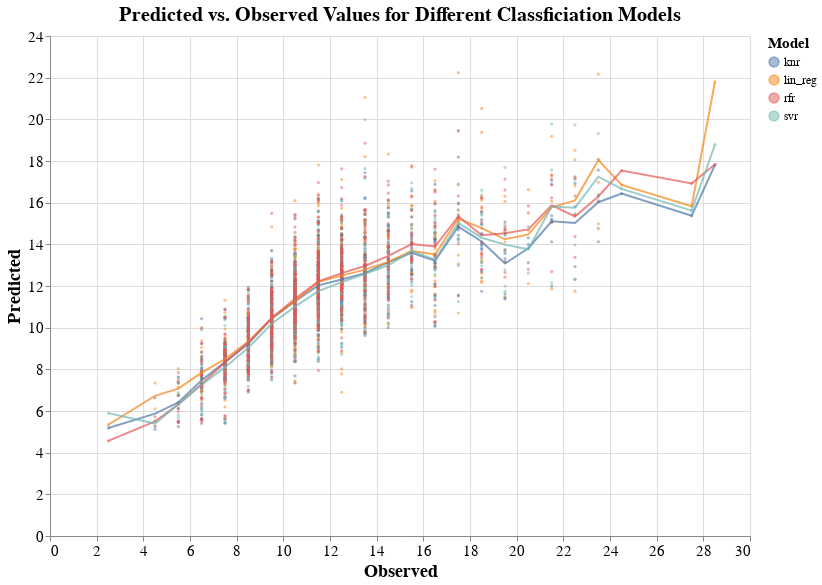

Notebook code cell kept with this figure:
### Code cell
c1 = alt.Chart(results).mark_circle(size = 10, opacity = 0.5).encode(
    alt.X('observed:Q', title = 'Observed'),
    alt.Y('predicted:Q', title = 'Predicted'),
    alt.Color('model', legend = alt.Legend(title = 'Model', titleFontSize = 15, labelFontSize = 12))
)

c2 = alt.Chart(results_avg).mark_line(size = 2, opacity = 0.7).encode(
    alt.X('observed:Q'),
    alt.Y('predicted:Q'),
    alt.Color('model', legend = alt.Legend(title = 'Model', titleFontSize = 15, labelFontSize = 12))
)

(c1 + c2
).properties(height = 500, width = 700, 
                     title = "Predicted vs. Observed Values for Different Classficiation Models"
).configure_axis(
    labelFontSize=15, titleFontSize=18
).configure_title(
    fontSize=20
)

### Figure 1 — Vega-Lite specification as saved in the notebook (floating-point values rounded to 4 significant figures; data arrays with more than 128 entries replaced by an {"elided": "..."} marker saying what was removed)
{"$schema": "https://vega.github.io/schema/vega-lite/v3.4.0.json", "config": {"axis": {"labelFontSize": 15, "titleFontSize": 18}, "mark": {"tooltip": null}, "title": {"fontSize": 20}, "view": {"height": 300, "width": 400}}, "datasets": {"data-133b5c66807dc153560cb7016f9f21c3": {"elided": "3344 records"}, "data-3ad2bfce37f8f944601dc2fceccf28de": [{"model": "knr", "observed": 2.5, "predicted": 5.188}, {"model": "lin_reg", "observed": 2.5, "predicted": 5.339}, {"model": "rfr", "observed": 2.5, "predicted": 4.567}, {"model": "svr", "observed": 2.5, "predicted": 5.898}, {"model": "knr", "observed": 4.5, "predicted": 5.875}, {"model": "lin_reg", "observed": 4.5, "predicted": 6.727}, {"model": "rfr", "observed": 4.5, "predicted": 5.506}, {"model": "svr", "observed": 4.5, "predicted": 5.396}, {"model": "knr", "observed": 5.5, "predicted": 6.411}, {"model": "lin_reg", "observed": 5.5, "predicted": 7.074}, {"model": "rfr", "observed": 5.5, "predicted": 6.308}, {"model": "svr", "observed": 5.5, "predicted": 6.33}, {"model": "knr", "observed": 6.5, "predicted": 7.474}, {"model": "lin_reg", "observed": 6.5, "predicted": 7.841}, {"model": "rfr", "observed": 6.5, "predicted": 7.3}, {"model": "svr", "observed": 6.5, "predicted": 7.255}, {"model": "knr", "observed": 7.5, "predicted": 8.344}, {"model": "lin_reg", "observed": 7.5, "predicted": 8.496}, {"model": "rfr", "observed": 7.5, "predicted": 8.338}, {"model": "svr", "observed": 7.5, "predicted": 8.104}, {"model": "knr", "observed": 8.5, "predicted": 9.224}, {"model": "lin_reg", "observed": 8.5, "predicted": 9.328}, {"model": "rfr", "observed": 8.5, "predicted": 9.295}, {"model": "svr", "observed": 8.5, "predicted": 9.034}, {"model": "knr", "observed": 9.5, "predicted": 10.43}, {"model": "lin_reg", "observed": 9.5, "predicted": 10.45}, {"model": "rfr", "observed": 9.5, "predicted": 10.46}, {"model": "svr", "observed": 9.5, "predicted": 10.19}, {"model": "knr", "observed": 10.5, "predicted": 11.28}, {"model": "lin_reg", "observed": 10.5, "predicted": 11.27}, {"model": "rfr", "observed": 10.5, "predicted": 11.38}, {"model": "svr", "observed": 10.5, "predicted": 11.01}, {"model": "knr", "observed": 11.5, "predicted": 12.03}, {"model": "lin_reg", "observed": 11.5, "predicted": 12.2}, {"model": "rfr", "observed": 11.5, "predicted": 12.22}, {"model": "svr", "observed": 11.5, "predicted": 11.76}, {"model": "knr", "observed": 12.5, "predicted": 12.31}, {"model": "lin_reg", "observed": 12.5, "predicted": 12.5}, {"model": "rfr", "observed": 12.5, "predicted": 12.62}, {"model": "svr", "observed": 12.5, "predicted": 12.18}, {"model": "knr", "observed": 13.5, "predicted": 12.61}, {"model": "lin_reg", "observed": 13.5, "predicted": 12.79}, {"model": "rfr", "observed": 13.5, "predicted": 12.96}, {"model": "svr", "observed": 13.5, "predicted": 12.58}, {"model": "knr", "observed": 14.5, "predicted": 13.15}, {"model": "lin_reg", "observed": 14.5, "predicted": 13.16}, {"model": "rfr", "observed": 14.5, "predicted": 13.45}, {"model": "svr", "observed": 14.5, "predicted": 13.0}, {"model": "knr", "observed": 15.5, "predicted": 13.6}, {"model": "lin_reg", "observed": 15.5, "predicted": 13.68}, {"model": "rfr", "observed": 15.5, "predicted": 14.01}, {"model": "svr", "observed": 15.5, "predicted": 13.67}, {"model": "knr", "observed": 16.5, "predicted": 13.21}, {"model": "lin_reg", "observed": 16.5, "predicted": 13.51}, {"model": "rfr", "observed": 16.5, "predicted": 13.89}, {"model": "svr", "observed": 16.5, "predicted": 13.26}, {"model": "knr", "observed": 17.5, "predicted": 14.85}, {"model": "lin_reg", "observed": 17.5, "predicted": 15.23}, {"model": "rfr", "observed": 17.5, "predicted": 15.35}, {"model": "svr", "observed": 17.5, "predicted": 15.03}, {"model": "knr", "observed": 18.5, "predicted": 14.14}, {"model": "lin_reg", "observed": 18.5, "predicted": 14.78}, {"model": "rfr", "observed": 18.5, "predicted": 14.43}, {"model": "svr", "observed": 18.5, "predicted": 14.32}, {"model": "knr", "observed": 19.5, "predicted": 13.08}, {"model": "lin_reg", "observed": 19.5, "predicted": 14.24}, {"model": "rfr", "observed": 19.5, "predicted": 14.53}, {"model": "svr", "observed": 19.5, "predicted": 13.99}, {"model": "knr", "observed": 20.5, "predicted": 13.81}, {"model": "lin_reg", "observed": 20.5, "predicted": 14.48}, {"model": "rfr", "observed": 20.5, "predicted": 14.72}, {"model": "svr", "observed": 20.5, "predicted": 13.76}, {"model": "knr", "observed": 21.5, "predicted": 15.1}, {"model": "lin_reg", "observed": 21.5, "predicted": 15.78}, {"model": "rfr", "observed": 21.5, "predicted": 15.88}, {"model": "svr", "observed": 21.5, "predicted": 15.82}, {"model": "knr", "observed": 22.5, "predicted": 15.03}, {"model": "lin_reg", "observed": 22.5, "predicted": 16.11}, {"model": "rfr", "observed": 22.5, "predicted": 15.34}, {"model": "svr", "observed": 22.5, "predicted": 15.76}, {"model": "knr", "observed": 23.5, "predicted": 16.02}, {"model": "lin_reg", "observed": 23.5, "predicted": 18.04}, {"model": "rfr", "observed": 23.5, "predicted": 16.3}, {"model": "svr", "observed": 23.5, "predicted": 17.25}, {"model": "knr", "observed": 24.5, "predicted": 16.44}, {"model": "lin_reg", "observed": 24.5, "predicted": 16.85}, {"model": "rfr", "observed": 24.5, "predicted": 17.54}, {"model": "svr", "observed": 24.5, "predicted": 16.66}, {"model": "knr", "observed": 27.5, "predicted": 15.38}, {"model": "lin_reg", "observed": 27.5, "predicted": 15.83}, {"model": "rfr", "observed": 27.5, "predicted": 16.92}, {"model": "svr", "observed": 27.5, "predicted": 15.62}, {"model": "knr", "observed": 28.5, "predicted": 17.81}, {"model": "lin_reg", "observed": 28.5, "predicted": 21.81}, {"model": "rfr", "observed": 28.5, "predicted": 17.84}, {"model": "svr", "observed": 28.5, "predicted": 18.79}]}, "height": 500, "layer": [{"data": {"name": "data-133b5c66807dc153560cb7016f9f21c3"}, "encoding": {"color": {"field": "model", "legend": {"labelFontSize": 12, "title": "Model", "titleFontSize": 15}, "type": "nominal"}, "x": {"field": "observed", "title": "Observed", "type": "quantitative"}, "y": {"field": "predicted", "title": "Predicted", "type": "quantitative"}}, "mark": {"opacity": 0.5, "size": 10, "type": "circle"}}, {"data": {"name": "data-3ad2bfce37f8f944601dc2fceccf28de"}, "encoding": {"color": {"field": "model", "legend": {"labelFontSize": 12, "title": "Model", "titleFontSize": 15}, "type": "nominal"}, "x": {"field": "observed", "type": "quantitative"}, "y": {"field": "predicted", "type": "quantitative"}}, "mark": {"opacity": 0.7, "size": 2, "type": "line"}}], "title": "Predicted vs. Observed Values for Different Classficiation Models", "width": 700}
